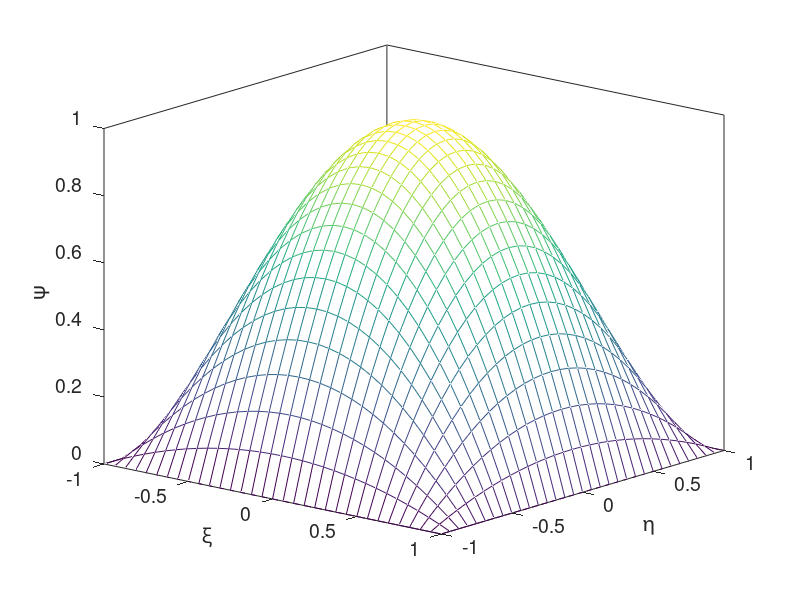

Recreate this plot in MATLAB.

clear all
close all

%=======
% psi_q22
%
% interpolation functions for the
% 2X2 quadrilateral
%=======

nodex = 2;
nodey = 1;

nodex = 1;
nodey = 1;

nodex = 1;
nodey = 2;

nodex = 2;
nodey = 2;

%---
% prepare
%---

figure(1)
hold on
xlabel('\xi','fontsize',14);
ylabel('\eta','fontsize',14);
zlabel('\psi','fontsize',14);
set(gca,'fontsize',14)
view([40,18])
box on

N=32;
M=32;

Dx=2.0/N;
Dy=2.0/M;

%-----
% lobatto nodes
%-----

xi(1)=-1; xi(2)=0; xi(3)=1;
et(1)=-1; et(2)=0; et(3)=1;

%-----
% mesh
%-----

for i=1:N+1 
   x(i)=-1.0+Dx*(i-1.0);
%   fprintf (1,'%6.2f',X(i))
end
                                                                                
for j=1:M+1
   y(j)=-1.0+Dy*(j-1.0);
%   fprintf (1,'%6.2f',Y(j))
end

%-----
% graph
%-----

for i=1:N+1
for j=1:M+1
     if(nodex==1 & nodey==1)
 z(i,j) = (x(i)-xi(2))*(x(i)-xi(3))/( (xi(1)-xi(2))*(xi(1)-xi(3)) ) ...
         *(y(j)-et(2))*(y(j)-et(3))/( (et(1)-et(2))*(et(1)-et(3)) );
 elseif(nodex==1 & nodey==2)
 z(i,j) = (x(i)-xi(2))*(x(i)-xi(3))/( (xi(1)-xi(2))*(xi(1)-xi(3)) ) ...
         *(y(j)-et(1))*(y(j)-et(3))/( (et(2)-et(1))*(et(2)-et(3)) );
 elseif(nodex==2 & nodey==1)
 z(i,j) = (x(i)-xi(1))*(x(i)-xi(3))/( (xi(2)-xi(1))*(xi(2)-xi(3)) ) ...
         *(y(j)-et(2))*(y(j)-et(3))/( (et(1)-et(2))*(et(1)-et(3)) );
 elseif(nodex==2 & nodey==2)
 z(i,j) = (x(i)-xi(1))*(x(i)-xi(3))/( (xi(2)-xi(1))*(xi(2)-xi(3)) ) ...
         *(y(j)-et(1))*(y(j)-et(3))/( (et(2)-et(1))*(et(2)-et(3)) );
 end
end
end

mesh(x,y,z')   % plotting, labelling, and formatting

%---
% done
%---
